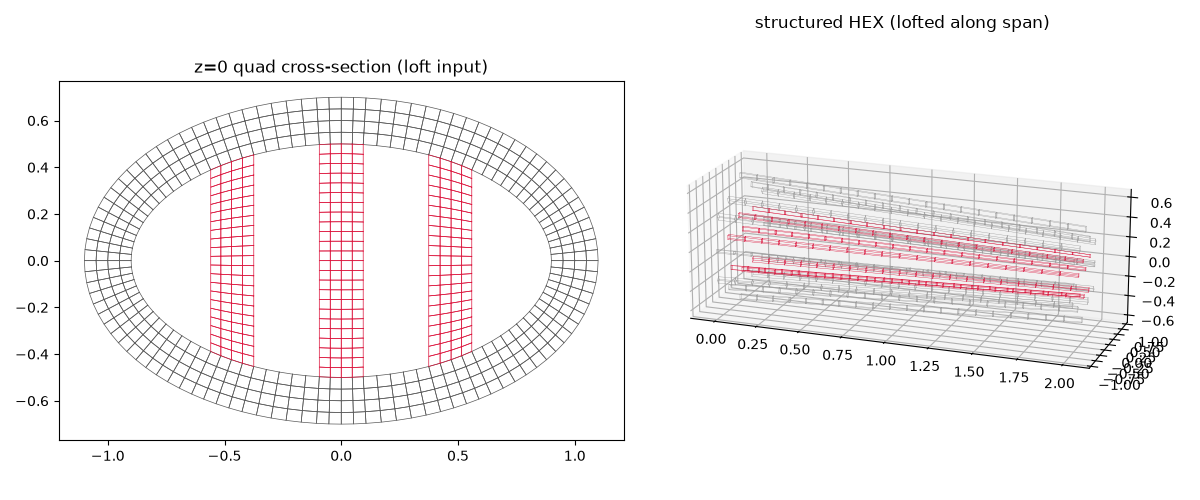

The Python source for this figure:
"""webbed_ellipse_hex_demo.py -- reproduce the structured 3-web ellipse HEX solid.

The hex solid is built by the LOFT feature (opensg_io.mesh3d.webbed_ellipse_hex ->
loft_to_hex): a parametric structured QUAD cross-section (skin annulus with nr
through-thickness layers + three web plates whose top/bottom node rows ARE inner-skin
nodes, so the T-junctions are watertight) is stacked at nsp+1 span stations and each
quad is connected to itself at the next station -> one conforming 8-node hex per quad
per slice.  Note this is NOT lofted from the PreVABS cross-section: PreVABS meshes the
section with TRIANGLES (see opensg_io.prevabs_webbed_ellipse), which loft to prisms.

    python examples/webbed_ellipse_hex_demo.py [t]

Prints the mesh size, runs the mandatory conformity gate, and writes a PNG of the
z=0 quad cross-section + the lofted hex segment.
"""
import os
import sys
import numpy as np

sys.path.insert(0, os.path.dirname(os.path.dirname(os.path.abspath(__file__))))
import matplotlib
matplotlib.use("Agg")
import matplotlib.pyplot as plt
from opensg_io.mesh3d import webbed_ellipse_hex
from opensg_io.conformity import assert_conforming

t = float(sys.argv[1]) if len(sys.argv) > 1 else 0.2
nodes, hexes, isweb = webbed_ellipse_hex(t, nr=4, nsp=20, nw=4, nct=100)
print("loft_to_hex: %d nodes, %d hexes (%d skin, %d web)"
      % (len(nodes), len(hexes), int((~isweb.astype(bool)).sum()), int(isweb.sum())))
assert_conforming(nodes, hexes, "hex")
print("conformity gate: PASS")

M = len(hexes) // 20
q0 = hexes[:M, :4]
fig = plt.figure(figsize=(12, 5))
ax = fig.add_subplot(121)
for q, w in zip(q0, isweb[:M]):
    lp = list(q) + [int(q[0])]
    ax.plot(nodes[lp, 0], nodes[lp, 1], color=("crimson" if w else "0.35"), lw=0.5)
ax.set_aspect("equal"); ax.set_title("z=0 quad cross-section (loft input)")
ax3 = fig.add_subplot(122, projection="3d")
for k in range(0, len(hexes), max(1, len(hexes) // 400)):
    h = hexes[k]
    for a, b in [(0, 1), (1, 2), (2, 3), (3, 0), (4, 5), (5, 6), (6, 7), (7, 4),
                 (0, 4), (1, 5), (2, 6), (3, 7)]:
        ax3.plot(nodes[[h[a], h[b]], 2], nodes[[h[a], h[b]], 0], nodes[[h[a], h[b]], 1],
                 color=("crimson" if isweb[k] else "0.6"), lw=0.25)
ax3.set_title("structured HEX (lofted along span)"); ax3.view_init(18, -70)
try:
    ax3.set_box_aspect((3, 1, 1))
except Exception:
    pass
fig.tight_layout()
out = os.path.join(os.path.dirname(os.path.abspath(__file__)), "webbed_ellipse_hex_demo.png")
fig.savefig(out, dpi=100)
print("wrote", out)
